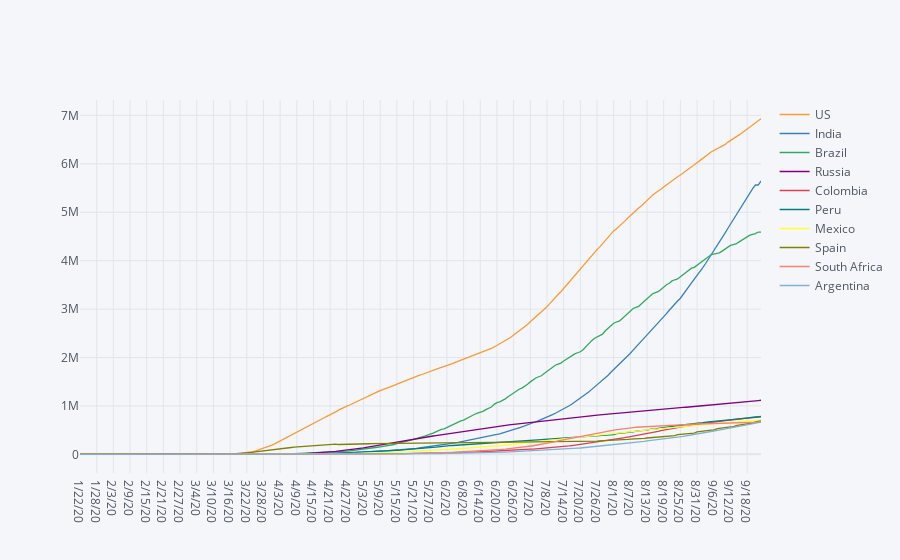

Source (notebook cell):
### Markdown cell above
# Trend of Covid-19 cases among badly hit countries[till september 2020]

### Code cell
top_count.transpose().iplot()

### Figure 1 — Plotly figure (JSON) as saved in the notebook; plotly's stock layout.template omitted (floating-point values rounded to 4 significant figures; data arrays with more than 128 entries replaced by an {"elided": "..."} marker saying what was removed)
{"data": [{"line": {"color": "rgba(255, 153, 51, 1.0)", "dash": "solid", "shape": "linear", "width": 1.3}, "mode": "lines", "name": "US", "text": "", "type": "scatter", "x": {"elided": "246 str values"}, "y": {"elided": "246 int values"}}, {"line": {"color": "rgba(55, 128, 191, 1.0)", "dash": "solid", "shape": "linear", "width": 1.3}, "mode": "lines", "name": "India", "text": "", "type": "scatter", "x": {"elided": "246 str values"}, "y": {"elided": "246 int values"}}, {"line": {"color": "rgba(50, 171, 96, 1.0)", "dash": "solid", "shape": "linear", "width": 1.3}, "mode": "lines", "name": "Brazil", "text": "", "type": "scatter", "x": {"elided": "246 str values"}, "y": {"elided": "246 int values"}}, {"line": {"color": "rgba(128, 0, 128, 1.0)", "dash": "solid", "shape": "linear", "width": 1.3}, "mode": "lines", "name": "Russia", "text": "", "type": "scatter", "x": {"elided": "246 str values"}, "y": {"elided": "246 int values"}}, {"line": {"color": "rgba(219, 64, 82, 1.0)", "dash": "solid", "shape": "linear", "width": 1.3}, "mode": "lines", "name": "Colombia", "text": "", "type": "scatter", "x": {"elided": "246 str values"}, "y": {"elided": "246 int values"}}, {"line": {"color": "rgba(0, 128, 128, 1.0)", "dash": "solid", "shape": "linear", "width": 1.3}, "mode": "lines", "name": "Peru", "text": "", "type": "scatter", "x": {"elided": "246 str values"}, "y": {"elided": "246 int values"}}, {"line": {"color": "rgba(255, 255, 51, 1.0)", "dash": "solid", "shape": "linear", "width": 1.3}, "mode": "lines", "name": "Mexico", "text": "", "type": "scatter", "x": {"elided": "246 str values"}, "y": {"elided": "246 int values"}}, {"line": {"color": "rgba(128, 128, 0, 1.0)", "dash": "solid", "shape": "linear", "width": 1.3}, "mode": "lines", "name": "Spain", "text": "", "type": "scatter", "x": {"elided": "246 str values"}, "y": {"elided": "246 int values"}}, {"line": {"color": "rgba(251, 128, 114, 1.0)", "dash": "solid", "shape": "linear", "width": 1.3}, "mode": "lines", "name": "South Africa", "text": "", "type": "scatter", "x": {"elided": "246 str values"}, "y": {"elided": "246 int values"}}, {"line": {"color": "rgba(128, 177, 211, 1.0)", "dash": "solid", "shape": "linear", "width": 1.3}, "mode": "lines", "name": "Argentina", "text": "", "type": "scatter", "x": {"elided": "246 str values"}, "y": {"elided": "246 int values"}}], "layout": {"legend": {"bgcolor": "#F5F6F9", "font": {"color": "#4D5663"}}, "paper_bgcolor": "#F5F6F9", "plot_bgcolor": "#F5F6F9", "title": {"font": {"color": "#4D5663"}}, "xaxis": {"gridcolor": "#E1E5ED", "showgrid": true, "tickfont": {"color": "#4D5663"}, "title": {"font": {"color": "#4D5663"}, "text": ""}, "zerolinecolor": "#E1E5ED"}, "yaxis": {"gridcolor": "#E1E5ED", "showgrid": true, "tickfont": {"color": "#4D5663"}, "title": {"font": {"color": "#4D5663"}, "text": ""}, "zerolinecolor": "#E1E5ED"}}}
